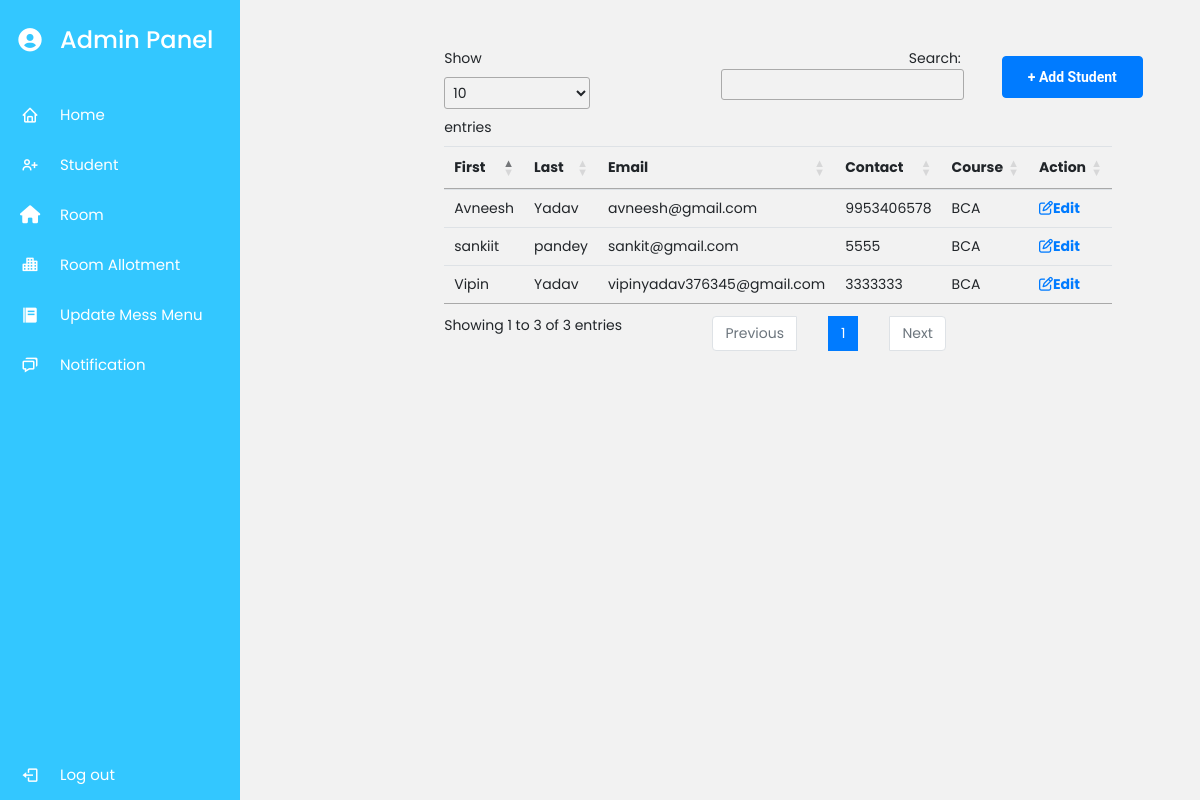
The page /studentlist/ (signed in) on the database as committed earlier.
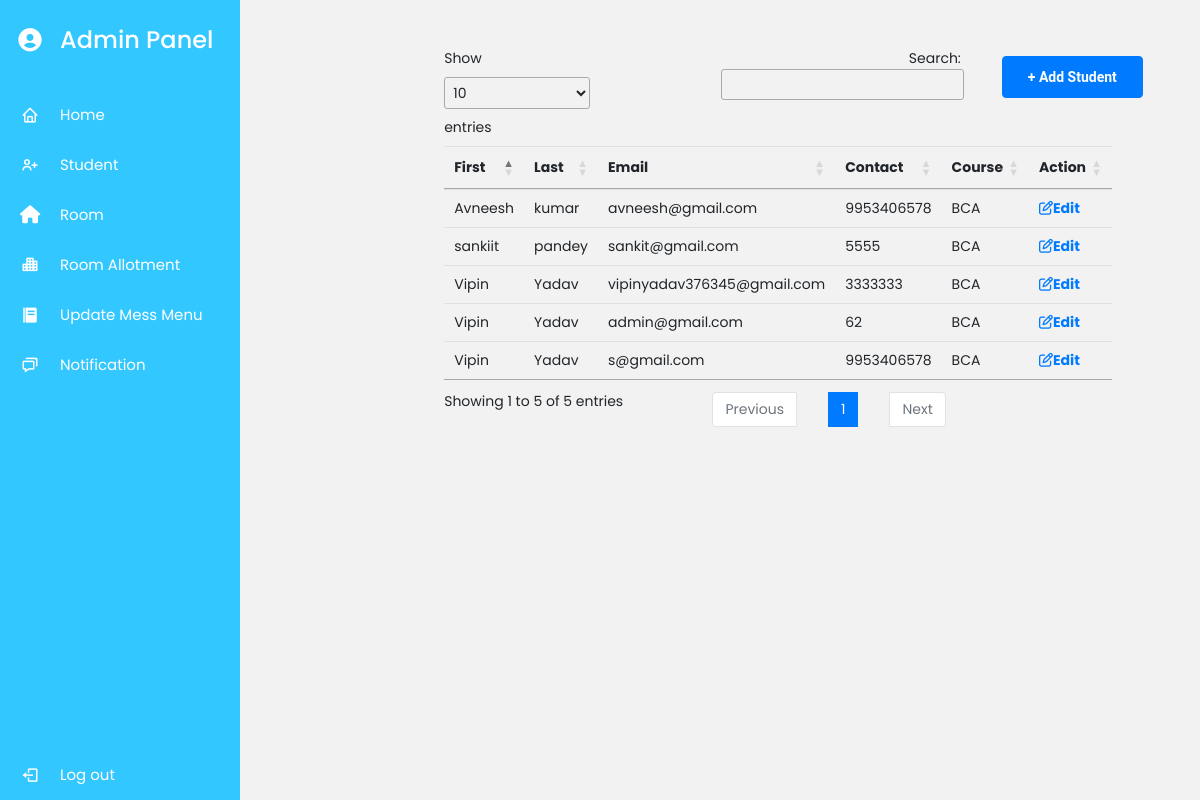
The same page on the database as committed later.
### myapp/models.py (models this page shows, shortened)
class Student(models.Model):
    user = models.OneToOneField(User,on_delete=models.CASCADE,null=True)
    First_Name = models.CharField(max_length=50,null=False)
    Last_Name = models.CharField(max_length=50,null=False)
    Dob = models.DateField(auto_now=False,null=True)
    Contact = models.CharField(max_length=15,null=False)
    Aadhar_no = models.ImageField(upload_to="img/")
    Course = models.CharField(max_length=20)
    Gender = models.CharField(choices=gender,max_length=15)

### myapp/views.py (the view)
# urls.py: path('studentlist/',views.studentList,name="studentlist"),
def studentList(request):
    if request.user.is_superuser:
        stu_data = Student.objects.all()
        return render(request, 'adminstudent.html', {'studata': stu_data})
    else:
        return redirect("Home")

### myapp/templates/adminstudent.html (shortened to what this page needs)
{% extends 'admindash.html' %}
{% block content %}
   <div class="col-lg-8">
       <div class="row justify-content-around ml-8 mt-5">
           <div class="col-lg-8">
                   <a href="/studentreg/" class='btn btn-primary  float-end my-2' style="    position: absolute;
                   margin-left: 102%;">+ Add Student</a>
                   <table class="table" id="geniustable55">
                       <thead>
                         <tr>
                           <th scope="col">First</th>
                           <th scope="col">Last</th>
                           <th scope="col">Email</th>
                           <th scope="col">Contact</th>
                           <th scope="col">Course</th>
                           <th scope="col">Action</th>
                         </tr>
                       </thead>
                       {% if studata %}
                       <tbody>
                           {% for i in studata %}
                         <tr>
                           <td>{{i.First_Name}}</td>
                           <td>{{i.Last_Name}}</td>
                           <td>{{i.user}}</td>
                           <td>{{i.Contact}}</td>
                           <td>{{i.Course}}</td>
                           <td>
                             <a href="/adminedit/{{i.id}}"><i class="fa fa-pencil-square-o" aria-hidden="true"><strong>Edit</strong></i></a>
                           </td>
                         </tr>
                         {% endfor %}
                       </tbody>
                       {% endif %}
                     </table>
           </div>
           </div>
{% endblock content %}

Rows that differ between the two databases and show on the page:
changed Student "Avneesh": Last_Name "Yadav" → "kumar"
added Student: First_Name "Vipin", Last_Name "Yadav", user "admin@gmail.com", Contact "62", Course "BCA"
added Student: First_Name "Vipin", Last_Name "Yadav", user "s@gmail.com", Contact "9953406578", Course "BCA"
Other text that changed with them:
text written by a page script: "Show entries Search: Showing 1 to 3 of 3 entries Previous 1 Next" → "Show entries Search: Showing 1 to 5 of 5 entries Previous 1 Next"
